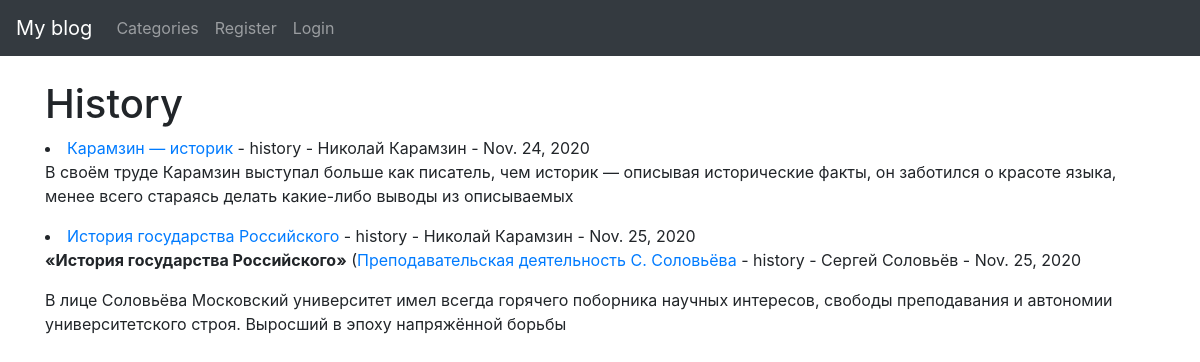
The app's page /category/history/ with its own data.
### theblog/models.py (models this page shows, shortened)
class Post(models.Model):
    title = models.CharField(max_length=255)
    header_image = models.ImageField(null=True, blank=True, upload_to="images/")
    title_tag = models.CharField(max_length=255, default="My blog")
    author = models.ForeignKey(User, on_delete=models.CASCADE)
    body = RichTextField(blank=True, null=True)
    post_date = models.DateField(auto_now_add=True)
    category = models.CharField(max_length=255, default='coding')
    snippet = models.CharField(max_length=255)
    likes = models.ManyToManyField(User, related_name='blog_posts')

### theblog/views.py (the view)
# urls.py: path('category/<str:cats>/', CategoryView, name='category'),
def CategoryView(request, cats):
    category_posts = Post.objects.filter(category=cats.replace('-', ' '))
    return render(request, 'categories.html', {'cats': cats.title().replace('-', ' '), 'category_posts': category_posts})

### theblog/templates/categories.html (shortened to what this page needs)
{% extends 'base.html'  %}
{% block content %}
    {% if category_posts %}
        <h1>{{ cats }}</h1>
        {% for post in category_posts %}
            <li><a href="{% url 'article_detail' post.pk %}">{{ post.title }}</a> -
                {{ post.category }} -
                {{ post.author.first_name }}
                {{ post.author.last_name }} -
                {{ post.post_date }} <br/>
                {{ post.body|slice:":200"|safe }}
            </li>
        {% endfor %}
    {% else %}
        <h3>Sorry, this page does not exist...</h3>
    {% endif %}
{% endblock %}

### records on screen
Post: title "Карамзин — историк", category "history", author.first_name "Николай", author.last_name "Карамзин", post_date "Nov. 24, 2020", body "В своём труде Карамзин выступал больше как писатель, чем историк — описывая исторические факты, он заботился о красоте языка, менее всего стараясь делать какие-либо выводы из описываемых"
Post: title "История государства Российского", category "history", author.first_name "Николай", author.last_name "Карамзин", post_date "Nov. 25, 2020", body "«История государства Российского» ("
Post: title "Преподавательская деятельность С. Соловьёва", category "history", author.first_name "Сергей", author.last_name "Соловьёв", post_date "Nov. 25, 2020", body "В лице Соловьёва Московский университет имел всегда горячего поборника научных интересов, свободы преподавания и автономии университетского строя. Выросший в эпоху напряжённой борьбы"

### other values on screen
{{ cats }} "History"
